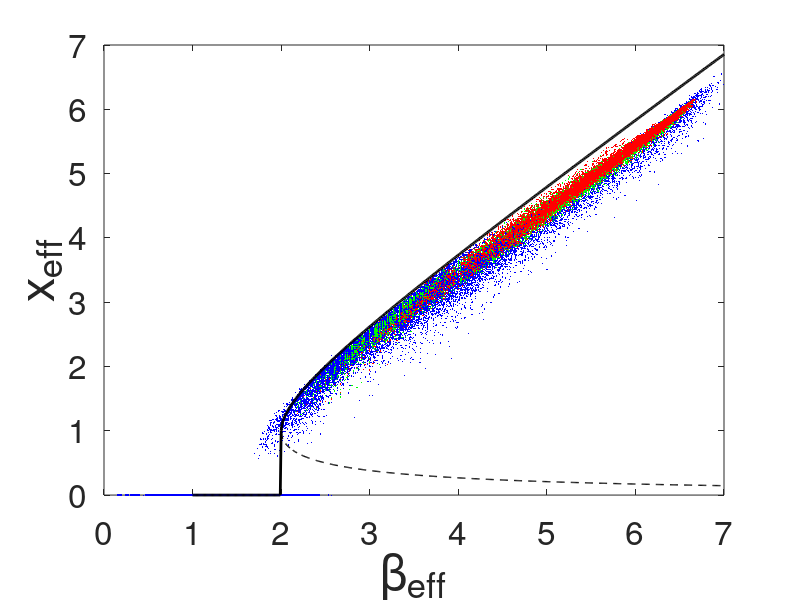

MATLAB code for this plot:
function Figure3h
%% plot figure 3 h

clear
clc
%% Theory results
simsize = 1;

figure1 = figure('color',[1 1 1]);
axes1 = axes('Parent',figure1,'FontSize',24);
box(axes1,'on');hold(axes1,'on');

%% weight TYB
load TYB_weight_a2
outputs_weight = outputs;
[m,n,z] = size(outputs_weight);
for i = 1:m
    weight(1:n,1:z) = outputs_weight(i,:,:);
    x = weight(:,3);y = weight(:,2);
    plot(x,y,'b.','MarkerSize',simsize,'MarkerFaceColor','b','MarkerEdgeColor','b')
    hold on
end
%% link TYB
load TYB_link_a2
outputs_link = outputs;
[m,n,z] = size(outputs_link);
for i = 1:m
    link(1:n,1:z) = outputs_link(i,:,:);
    x = link(:,3);y = link(:,2); 
    plot(x,y,'g.','MarkerSize',simsize,'MarkerFaceColor','g','MarkerEdgeColor','g')
    hold on
end
%% node TYB
load TYB_node_a2
outputs_node = outputs;
[m,n,z] = size(outputs_node);
for i = 1:m
    node(1:n,1:z) = outputs_node(i,:,:);
    x = node(:,3);y = node(:,2);
    plot(x,y,'r.','MarkerSize',simsize,'MarkerFaceColor','r','MarkerEdgeColor','r')
    hold on
end
%% weight TECB
load TECB_weight_a2
outputs_weight = outputs;
[m,n,z] = size(outputs_weight);
weight = [];
for i =1:m
    weight(1:n,1:z) = outputs_weight(i,:,:);weight = weight(1:1:end,:);
    plot(weight(:,3),weight(:,2),'b.','MarkerSize',simsize,'MarkerFaceColor','b','MarkerEdgeColor','b')
    hold on
end
%% link TECB
load TECB_link_a2
outputs_link = outputs;
[m,n,z] = size(outputs_link);
link =[];
for i = 1:m
    link(1:n,1:z) = outputs_link(i,:,:);
    plot(link(:,3),link(:,2),'g.','MarkerSize',simsize,'MarkerFaceColor','g','MarkerEdgeColor','g')
end
%% node TECB
load TECB_node_a2 
outputs_node = outputs;
[m,n,z] = size(outputs_node);
node = [];
for i = 1:m
    node(1:n,1:z) = outputs_node(i,:,:);
    plot(node(:,3),node(:,2),'r.','MarkerSize',simsize,'MarkerFaceColor','r','MarkerEdgeColor','r')
end

beta = 2:0.01:7;
xnnh = (beta+sqrt(beta.^2-4))/2; % the analytical high state for xnn
xnnl = (beta-sqrt(beta.^2-4))/2; % the analytical low state for xnn
plot([1:0.01:1.99,beta],[zeros(1,100),xnnh],'-k','LineWidth',2);
plot(beta,xnnl,'--k','LineWidth',1)
xlim([0,7])
ylim([0,7])
xlabel('\beta_{eff}','FontSize',36);
ylabel('x_{eff}','FontSize',36)
